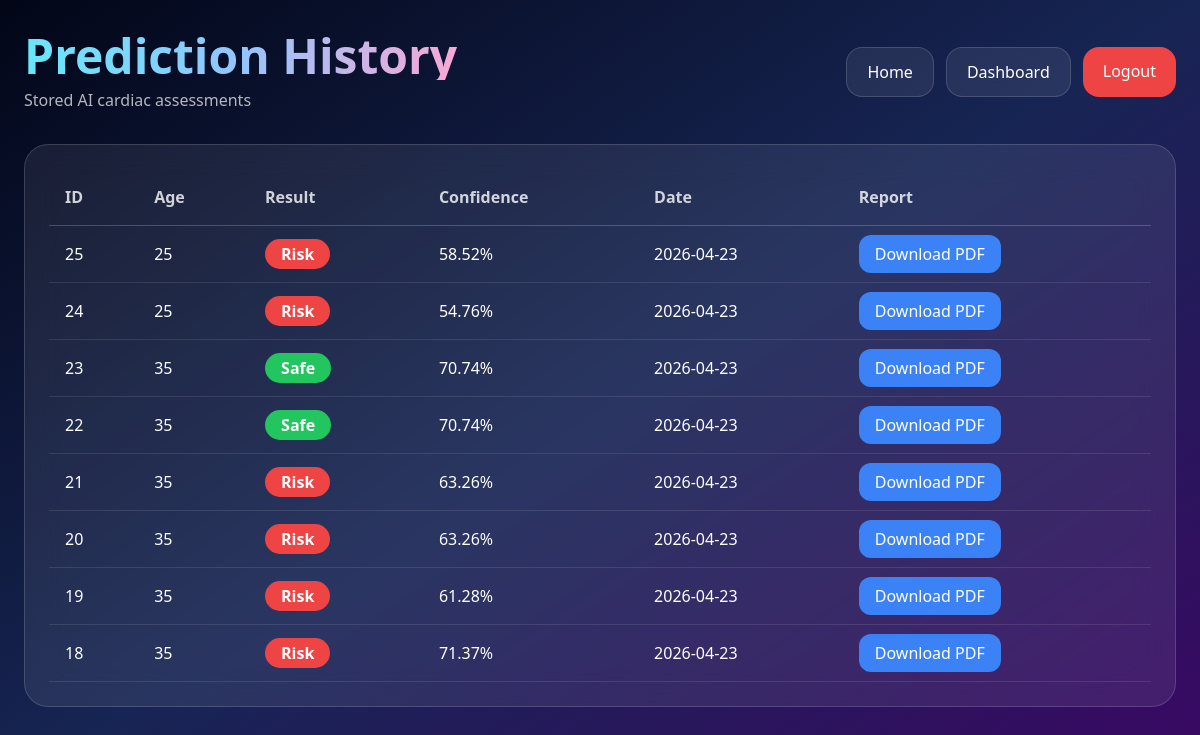
The app's page /history (signed in) with its own data.
### tables this page shows
CREATE TABLE predictions (
        id INTEGER PRIMARY KEY AUTOINCREMENT,
        username TEXT,
        age REAL,
        sex REAL,
        cp REAL,
        trestbps REAL,
        chol REAL,
        fbs REAL,
        restecg REAL,
        thalach REAL,
        exang REAL,
        oldpeak REAL,
        slope REAL,
        ca REAL,
        thal REAL,
        result TEXT,
        confidence REAL,
        created_at TIMESTAMP DEFAULT CURRENT_TIMESTAMP
    );

### app.py (the view)
@app.route("/history")
def history():
    if "user" not in session:
        return redirect("/")
    conn = get_db()
    cur = conn.cursor()
    cur.execute("""
    SELECT id, age, result, confidence, created_at
    FROM predictions
    WHERE username=?
    ORDER BY id DESC
    """, (session["user"],))
    rows = cur.fetchall()
    conn.close()
    return render_template("history.html", records=rows)

### app.py (called while the page is built)
def get_db():
    return sqlite3.connect("patients.db")

### templates/history.html (shortened to what this page needs)
<!DOCTYPE html>
<html lang="en">
<head>
<script src="https://cdn.tailwindcss.com"></script>
</head>
<body class="min-h-screen bg-gradient-to-br from-slate-950 via-blue-950 to-purple-950 text-white">
<div class="max-w-7xl mx-auto px-6 py-8">
<div class="flex flex-col md:flex-row justify-between items-center gap-5 mb-8">
<div>
<h1 class="text-5xl font-extrabold bg-gradient-to-r from-cyan-300 via-blue-300 to-pink-300 bg-clip-text text-transparent">
</h1>
<p class="text-white/70 mt-2">Stored AI cardiac assessments</p>
</div>
<div class="flex gap-3 flex-wrap">
<a href="/home" class="glass px-5 py-3 rounded-2xl">Home</a>
<a href="/dashboard" class="glass px-5 py-3 rounded-2xl">Dashboard</a>
<a href="/logout" class="bg-red-500 px-5 py-3 rounded-2xl">Logout</a>
</div>
</div>
<div class="glass rounded-3xl p-6 overflow-x-auto">
<table class="w-full text-left border-collapse">
<thead>
<tr class="border-b border-white/20 text-white/80">
<th class="p-4">ID</th>
<th class="p-4">Age</th>
<th class="p-4">Result</th>
<th class="p-4">Confidence</th>
<th class="p-4">Date</th>
<th class="p-4">Report</th>
</tr>
</thead>
<tbody>
{% for row in records %}
<tr class="border-b border-white/10 hover:bg-white/10">
<td class="p-4">{{ row[0] }}</td>
<td class="p-4">{{ "%.0f"|format(row[1]) }}</td>
<td class="p-4">
{% if row[2] == "Risk" %}
<span class="bg-red-500 px-4 py-1 rounded-full font-semibold">
{{ row[2] }}
</span>
{% else %}
<span class="bg-green-500 px-4 py-1 rounded-full font-semibold">
{{ row[2] }}
</span>
{% endif %}
</td>
<td class="p-4">{{ "%.2f"|format(row[3]) }}%</td>
<td class="p-4">{{ row[4].split(' ')[0] }}</td>
<td class="p-4">
<a href="/download_report/{{ row[0] }}"
class="bg-blue-500 px-4 py-2 rounded-xl">
Download PDF
</a>
</td>
</tr>
{% endfor %}
</tbody>
</table>
</div>
</div>
</body>
</html>

### templates/history.html (style rules this page uses)
.glass { background:rgba(255,255,255,.08); backdrop-filter:blur(18px); border:1px solid rgba(255,255,255,.15) }

### records on screen
predictions: id "25", age "25", result "Risk", confidence "58.52", created_at "2026-04-23"
predictions: id "24", age "25", result "Risk", confidence "54.76", created_at "2026-04-23"
predictions: id "23", age "35", result "Safe", confidence "70.74", created_at "2026-04-23"
predictions: id "22", age "35", result "Safe", confidence "70.74", created_at "2026-04-23"
predictions: id "21", age "35", result "Risk", confidence "63.26", created_at "2026-04-23"
predictions: id "20", age "35", result "Risk", confidence "63.26", created_at "2026-04-23"
predictions: id "19", age "35", result "Risk", confidence "61.28", created_at "2026-04-23"
predictions: id "18", age "35", result "Risk", confidence "71.37", created_at "2026-04-23"
